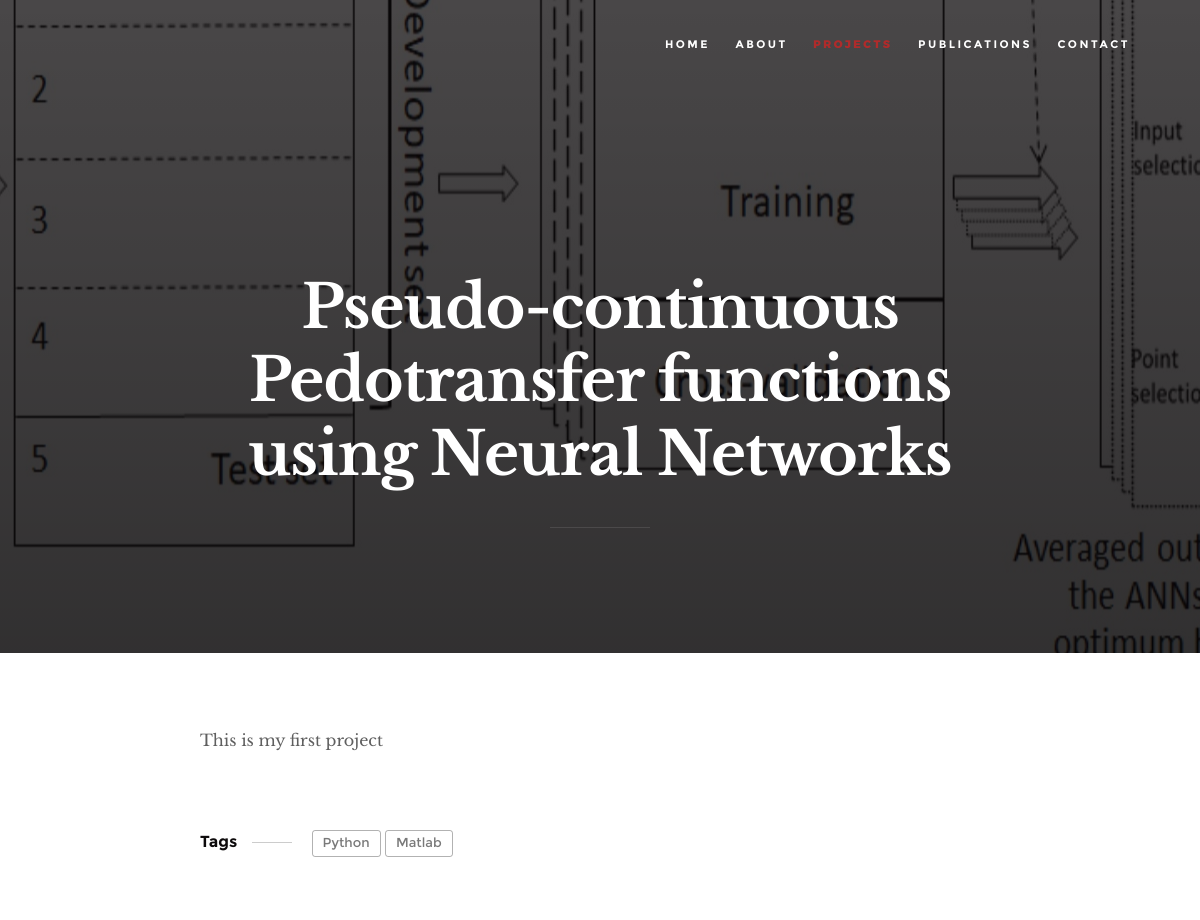
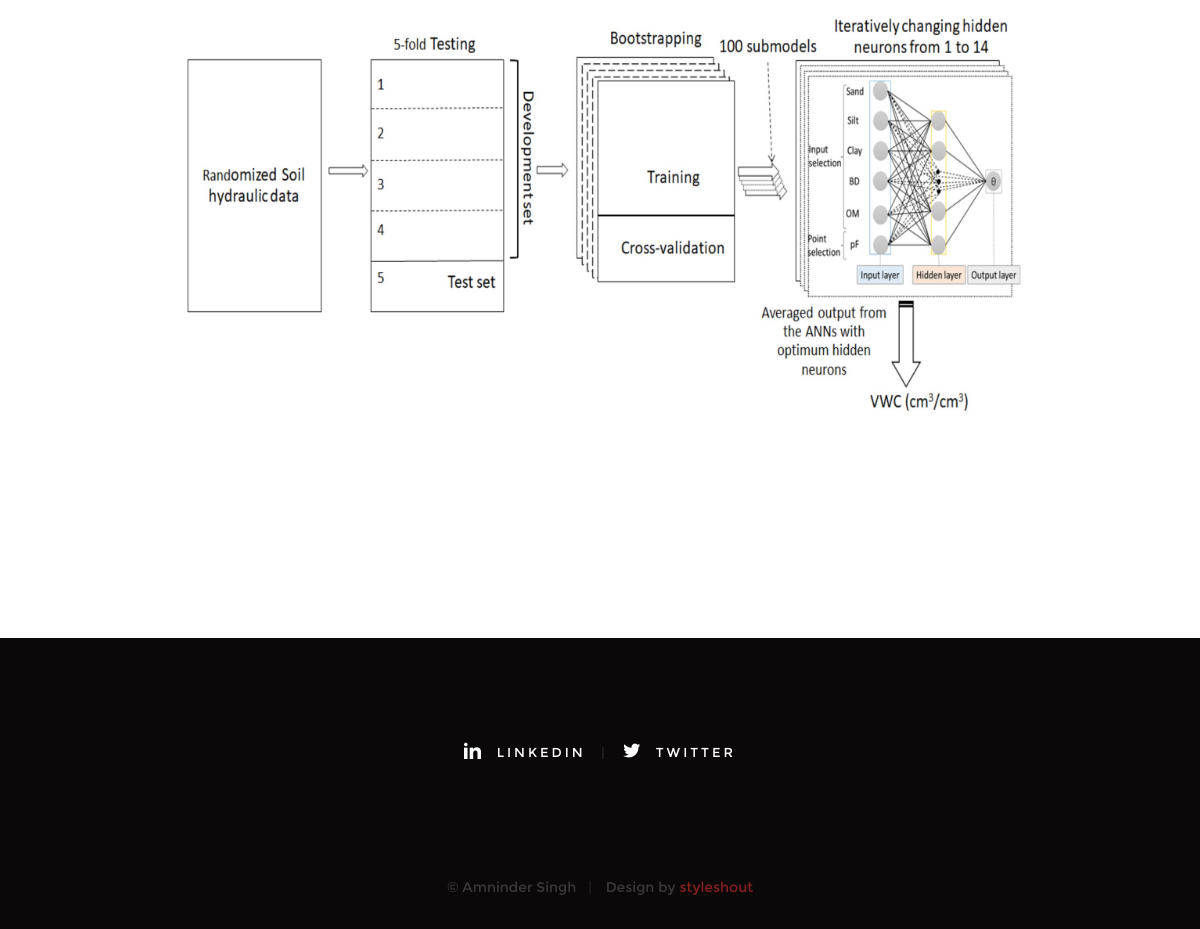
/project/1/, run on the app's committed database (2 pictures, top to bottom).
### home/models.py (models this page shows, shortened)
class Project(models.Model):
    title = models.CharField(max_length=200)
    description = models.TextField(null=True, blank=True)
    featured_image = models.ImageField(null=True, blank=True, default="default.jpg")
    publication_link = models.TextField(max_length=2000, null=True, blank=True)
    source_link = models.CharField(max_length=2000, null=True, blank=True)
    tags = models.ManyToManyField('Tag', blank=True)
    created = models.DateTimeField(auto_now_add=True)

class Tag(models.Model):
    name = models.CharField(max_length=200)
    def __str__(self):
        return self.name

### home/views.py (the view)
# urls.py: path('project/<int:pk>/', views.project, name = "project"),
def project(request, pk):
    projectObj = Project.objects.get(id=pk)
    return render(request, 'single-project.html', {'project': projectObj})

### templates/single-project.html (shortened to what this page needs)
<!DOCTYPE html>
{% load static %}
<html class="no-js" lang="en">
<head>
    <link rel="stylesheet" href="{% static 'css/base.css' %}">
    <link rel="stylesheet" href="{% static 'css/vendor.css' %}">
    <link rel="stylesheet" href="{% static 'css/main.css' %}">
</head>
<body id="top">
    <header class="s-header">
        <nav class="header-nav-wrap">
            <ul class="header-nav">
                <li><a href="{% url 'home' %}" title="home">Home</a></li>
                <li><a href="{% url 'home' %}#about" title="about">About</a></li>
                <li class="current"><a href="{% url 'home' %}#projects" title="blog">Projects</a></li>
                <li><a href="{% url 'home' %}#publications" title="publications">Publications</a></li>
                <li><a href="{% url 'home' %}#contact" title="contact">Contact</a></li>
            </ul>
        </nav>
    </header>
    <article class="blog-single">
        <div class="page-header page-header--single page-hero" style="background-image:url({{project.featured_image.url}});">
            <div class="row page-header__content narrow">
                <article class="col-full">
                    <div class="page-header__info">
                    </div>
                    <h1 class="page-header__title">
                        <a href="#0" title="">
                            {{project.title}}
                        </a>
                    </h1>
                    <ul class="page-header__meta">
                    </ul>
                </article>
            </div>
        </div>
        <div class="row blog-content">
            <div class="col-full blog-content__main">
                <p> {{project.description}}</p>
                <p class="blog-content__tags">
                    <span>Tags</span>
                    {% for tag in project.tags.all %}
                    <span class="blog-content__tag-list">
                        <a>{{tag}}</a>
                    </span>
                    {% endfor %}
                <p>
                <img src="{{project.featured_image.url}}" >
                </p>
                </p>
            </div>
        </div>
    </article>
    <footer>
        <div class="row">
            <div class="col-full">
                <ul class="footer-social">
                    <li><a href="#0">
                        <i class="im im-linkedin" aria-hidden="true"></i>
                        <span>LinkedIn</span>
                    </a></li>
                    <li><a href="#0">
                        <i class="im im-twitter" aria-hidden="true"></i>
                        <span>Twitter</span>
                    </a></li>
                </ul>
            </div>
        </div>
        <div class="row footer-bottom">
            <div class="col-twelve">
                <div class="copyright">
                    <span>© Amninder Singh</span>
                    <span>Design by <a href="https://www.styleshout.com/">styleshout</a></span>
                </div>
            </div>
        </div>
    </footer>
</body>
</html>

### static/css/base.css (style rules this page uses)
html { font-family: sans-serif; line-height: 1.15; -ms-text-size-adjust: 100%; -webkit-text-size-adjust: 100%; }
body { margin: 0; }
article, aside, footer, header, nav, section { display: block; }
h1 { font-size: 2em; margin: 0.67em 0; }
a { background-color: transparent; -webkit-text-decoration-skip: objects; }
img { border-style: none; }
html { font-size: 62.5%; box-sizing: border-box; }
*, *::before, *::after { box-sizing: inherit; }
body { font-weight: normal; line-height: 1; word-wrap: break-word; text-rendering: optimizeLegibility; -webkit-overflow-scrolling: touch; -webkit-text-size-adjust: none; }
body, input, button { -moz-osx-font-smoothing: grayscale; -webkit-font-smoothing: antialiased; }
img, video { max-width: 100%; height: auto; }
div, dl, dt, dd, ul, ol, li, h1, h2, h3, h4, h5, h6, pre, form, p, blockquote, th, td { margin: 0; padding: 0; }
h1, h2, h3, h4, h5, h6 { -webkit-font-smoothing: auto; -webkit-font-smoothing: antialiased; -webkit-font-variant-ligatures: common-ligatures; -moz-font-variant-ligatures: common-ligatures; font-variant-ligatures: common-ligatures; text-rendering: optimizeLegibility; }
em, i { font-style: italic; line-height: inherit; }
ol, ul { list-style: none; }
li { display: block; }
a { text-decoration: none; line-height: inherit; }
.row { width: 94%; max-width: 1200px; margin: 0 auto; }
.row:after { content: ""; display: table; clear: both; }
[class*="col-"] { float: left; }
[class*="col-"] { padding: 0 20px; }
.col-twelve, .col-full { width: 100%; }
@media only screen and (max-width: 1200px) { [class*="col-"] { padding: 0 15px; } }

### data on the page
Project: featured_image (picture), title "Pseudo-continuous Pedotransfer functions using Neural Networks", description "This is my first project"
Tag: name "Python"
Tag: name "Matlab"
